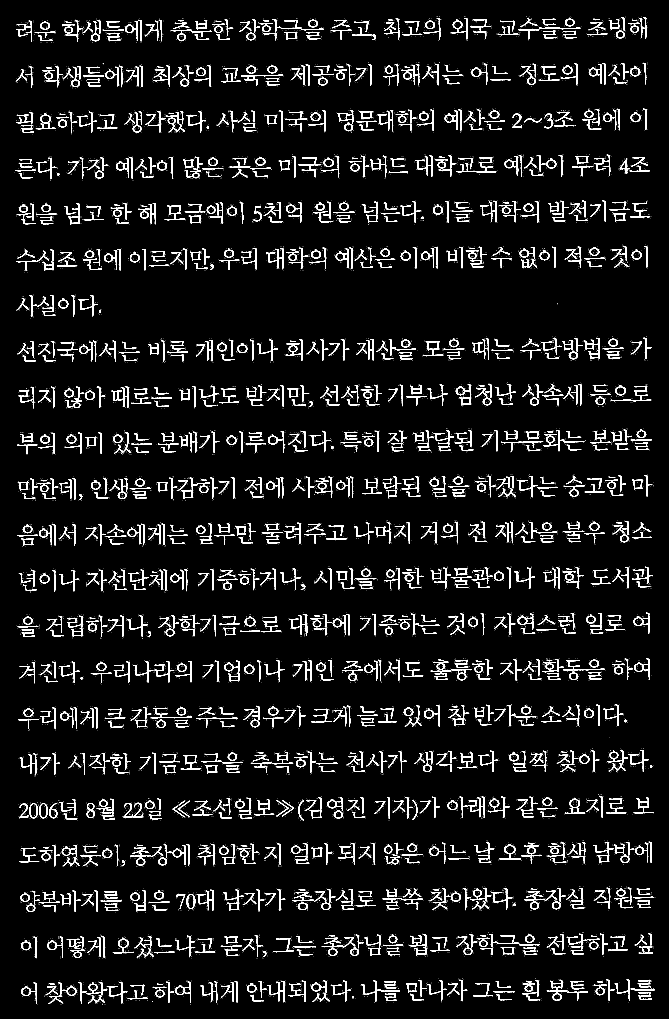
#> input picture preprocessing/book_sample_0_crop.png_0.png, 2675 x 4075 px (shown at 1/4 size)
$ python -i preprocessing.py   (imports and definitions only)   (older library calls are emulated)
#> lines starting #> are read from the running program, lines starting #| are printed output that depends on the picture; after the words box and inside, x2 and y2 are one past the last pixel; in counts of white or black regions, pixels touching at a corner belong together
### util/__init__.py
from enum import Enum

class Paragraph:
	def __init__(self, lines=None, img=None, rect=None):
		self.lines = lines
		if self.lines is None: self.lines = []
		self.img = img
		self.rect = rect

class Line:
	# [5 lines left out: function __init__, not called in this run]

class CHARTYPE(Enum):
    CHAR = 0
    BLANK = 1
    def __eq__(self, other):
        return self.value == other.value

# 각 문자의 정보를 담고 있음
# img는 32 X 32 numpy array여야 함
# blank, 즉 띄어쓰기도 하나의 char로 간주하여 추가해주어야함
class Char:
	# [4 lines left out: function __init__, not called in this run]

	def add_child(self, obj):
		self.children.append(obj)

	# [23 lines left out: functions get_child, sumup_row, sumup_col, not called in this run]

'''
def sumup_col_outer_weight(img, col_number, weight):
	sum = 0
	(length, _) = img.shape
	if length == 0: return 0
	for i in range (0, length):
		sum = sum + img.item(i, col_number) + (i - length) ** 2 * weight
	return sum / length * 500
'''

# Trims line images
# [34 lines left out: functions trim_line, get_rect, not called in this run]

### preprocessing/preprocessing.py
'''
'   OCR Preprocessing Module
'   Creative Integrated Design M
'
'   <Work Flow>
'   1. denoise an image
'   2. binarize an image
'   3. crop an image according to the text area
'   4. fix rotation of each layout image
'   5. find tables in the image and put them in the table class
'   6. if there are no tables in the image, put the image in the paragraph class
'
'   <Data Structure>
'   1. Table
'      - store table information(cell's lefttop, rightbottom cutting points) & image
'   2. Paragraph
'      - store an image(which does not contain any tables)
'
'''
import os
import sys

sys.path.append(os.path.dirname(os.path.dirname(os.path.abspath(__file__))))

import numpy
import cv2
from scipy.ndimage.filters import rank_filter

from util import *

import table2 as table

'''
' name: Table
' function: store table's information & image containing table
' member data: info(cell's lefttop, rightbottom cutting points), img
' method: getInfo, getImage
'''
'''
class Table(object):
    def __init__(self, info, img):
        """set the table info in a multi-dimensional list
        set the image list of each cell."""
        self.info = info
        self.image = img

    def getInfo(self):
        """Return the table info of this class"""
        return self.info

    def getImage(self):
        """Return the image list of this class table"""
        return self.image
'''

'''
' name: Paragraph
' function: store an image which does not contain any tables
' member data: img
' method: getImage
'''
'''
class Paragraph(object):
    def __init__(self, img):
        """set the paragraph image of this class table"""
        self.image = img

    def getImage(self):
        """Return the image of this class table"""
        return self.image
'''
'''
name: denoising
function: denoise the given image
input: rawimg(image array)
output: normal_img(denoised image)
'''
def denoising(rawimg):
    # normalize the image
    grayimg = cv2.cvtColor(rawimg,cv2.COLOR_BGR2GRAY)
    #grayimg = cv2.GaussianBlur(grayimg,(5,5),0)
    mask = numpy.zeros((grayimg.shape),numpy.uint8)
    kernel1 = cv2.getStructuringElement(cv2.MORPH_ELLIPSE,(11,11))
    close = cv2.morphologyEx(grayimg,cv2.MORPH_CLOSE,kernel1)
    #if numpy.argmin(close) == 0:
    #    print("denoising: zero divide detected")
    #    return rawimg
    div = numpy.float32(grayimg)/(close)
    normal_img = numpy.uint8(cv2.normalize(div,div,20,255,cv2.NORM_MINMAX))
    resultimg = cv2.cvtColor(normal_img,cv2.COLOR_GRAY2BGR)
    #cv2.imwrite('morphology_0.png', normal_img)

    return resultimg

'''
' name: union_rectangles
' function: union two bounding rectangles
' input: r1, r2(rectangles - x1,y1,x2,y2)
' output: unioned rectangle
'''
def union_rectangles(r1, r2):
    return min(r1[0], r2[0]), min(r1[1], r2[1]), max(r1[2], r2[2]), max(r1[3], r2[3])

'''
' name: intersect_rectangles
' function: find an intersection of two bounding rectangles
' input: r1, r2(rectangles - x1,y1,x2,y2)
' output: intersection of rectangles
'''
def intersect_rectangles(r1, r2):
    return max(r1[0], r2[0]), max(r1[1], r2[1]), min(r1[2], r2[2]), min(r1[3], r2[3])

'''
' name: check_intersection
' function: check if there is an intersection between two bounding rectangles
' input: r1, r2(rectangles - x1,y1,x2,y2)
' output: boolean
'''
def check_intersection(r1, r2):
    r = max(r1[0], r2[0]), max(r1[1], r2[1]), min(r1[2], r2[2]), min(r1[3], r2[3])
    return (r[2]>r[0]) and (r[3]>r[1])

'''
name: lsm
function: least square method to calculate linear background
algorithm: least square method
input: grayimg(image array - np.uint8)
output: regressed image
'''
def lsm(grayimg):
    x = numpy.arange(grayimg.shape[1])
    y = numpy.arange(grayimg.shape[0])
    xv, yv = numpy.meshgrid(x, y)
    constant = numpy.ones(xv.shape)
    flatgrid = numpy.stack((xv.flat, yv.flat, constant.flat), axis=1)
    Ap = numpy.linalg.pinv(flatgrid)
    params = numpy.dot(Ap, grayimg.flat)

    param_without_const = numpy.array([params[0], params[1], 0.5])

    lsm_mat = numpy.dot(flatgrid, param_without_const).reshape(grayimg.shape)
    return lsm_mat

'''
name: thresholding
function: make a binary image by thrsholding. If the image is too small, resize it
algorithm: adaptive gaussian thresholding
input: rawimg(image array - np.uint8)
output: binary image
'''
def thresholding(rawimg):
    grayimg = cv2.cvtColor(rawimg,cv2.COLOR_BGR2GRAY)
    subtracted = numpy.clip(grayimg - lsm(grayimg), 0, 255).astype(numpy.uint8)
    #scale, stretched = stretch_image(subtracted)
    #print("scale = ", scale)
    #blur = cv2.GaussianBlur(stretched,(3,3),0)
    ths, binary_img = cv2.threshold(~subtracted,32,255,cv2.THRESH_TOZERO)
    binary_img = numpy.clip(binary_img.astype(numpy.float) * 450 / numpy.amax(binary_img), 0, 255).astype(numpy.uint8)
    # [5 lines of commented-out code are left out]
    return binary_img

'''
' name: find_boundingrect
' function: calculate bounding rectangles from given contours & calculate the number of pixels in eact contour
' input: contours(list of contours in the image), edges(edge-detected image)
' output: list of bounding rectangle information(x1,y1,x2,y2,pixel-num)
'''
def find_boundingrect(contours, edges):
    boxes = []
    for c in contours:
        x,y,w,h = cv2.boundingRect(c)
        image = numpy.zeros(edges.shape)
        cv2.drawContours(image, [c], 0, 255, -1)
        s = numpy.sum(edges * (image > 0))/255
        if s > 5:
            boxes.append({
                'x1': x,
                'y1': y,
                'x2': x + w - 1,
                'y2': y + h - 1,
                'count': s
            })
    return boxes

'''
' name: lookup_borders
' function: find borders(big bounding rectangle) from the image
' input: contours(list of contours in the image), edges(edge-detected image)
' output: list of borders
'''
def lookup_borders(contours, edges):
    borders = []
    area = edges.shape[0] * edges.shape[1]
    for i, c in enumerate(contours):
        x,y,w,h = cv2.boundingRect(c)
        if w * h > 0.5 * area:
            borders.append((i, x, y, x + w - 1, y + h - 1))
    return borders

'''
' name: remove_border
' function: remove border from the image
' input: contours(list of contours in the image), edges(edge-detected image)
' output: border-removed image
'''
# [15 lines left out: function remove_border, not called in this run]

'''
' name: expand_image
' function: dilate an image using NxN + shape
' input: edges(edge-detected image), N(size of a kernel), iterations(number of iterations)
' output: dilated image
'''
def expand_image(edges, N, iterations):
    arr = numpy.zeros((N,N), dtype=numpy.uint8)
    half = int((N-1)/2)
    arr[half,:] = 1
    expanded_image = cv2.dilate(edges / 255, arr, iterations=iterations)

    arr = numpy.zeros((N,N), dtype=numpy.uint8)
    arr[:,half] = 1
    expanded_image = cv2.dilate(expanded_image, arr, iterations=iterations)
    return 255 * (expanded_image > 0).astype(numpy.uint8)

'''
' name: find_connected_components
' function: dilate the image until contours in the image is <= 16
' input: edges(edge-detected image)
' output: list of contours
'''
def find_connected_components(edges):

    expanded_image = expand_image(edges, N=3, iterations=15)
    _, contours, _ = cv2.findContours(expanded_image, cv2.RETR_TREE, cv2.CHAIN_APPROX_SIMPLE)
    # [10 lines of commented-out code are left out]
    return contours

'''
' name: find_optimal_bounding_boxes
' function: find bounding rectangles which covers most pixels & use compact area
' input: contours(list of contours in the image),edges(edge-detected image)
' output: list of optimal bounding rectangles
'''
def find_optimal_bounding_boxes(contours, edges):
    optimal_boxes = []

    boxes = find_boundingrect(contours, edges)
    boxes.sort(key=lambda x: -x['count'])
    total = numpy.sum(edges) / 255

    while len(boxes) > 0:
        box = boxes[0]
        del boxes[0]
        rect = box['x1'], box['y1'], box['x2'], box['y2']
        covered_count = box['count']

        while covered_count < total:
            bChanged = False
            for j, box2 in enumerate(boxes):
                rect2 = box2['x1'], box2['y1'], box2['x2'], box2['y2']
                if check_intersection(rect, rect2):
                    del boxes[j]
                    rect = union_rectangles(rect, rect2)
                    covered_count += box2['count']
                    bChanged = True

            if not bChanged:
                break

        total = total - covered_count

        optimal_boxes.append(rect)

    optimal_boxes.sort(key=lambda x: (x[1], x[0]))

    return optimal_boxes

'''
' name: find_table_area
' function: find the area that table exists
' input: image
' output: list of images that contain a table
'''
def find_table_area(image):
    edges = cv2.Canny(cv2.cvtColor(image, cv2.COLOR_BGR2GRAY), 100, 200)
    _, contours, _ = cv2.findContours(edges, cv2.RETR_TREE, cv2.CHAIN_APPROX_SIMPLE)

    max_cnt = []
    rects = []
    for cnt in contours:
        x,y,w,h = cv2.boundingRect(cnt)
        rect = (x, y, x+w, y+h)
        rects.append(rect)

    #rects.sort(key = lambda x: (x[1], x[0]))
    rects.sort(key = lambda x: (x[2]-x[0])*(x[3]-x[1]), reverse=True)

    selected_rect = []
    for rect in rects:
        if (rect[2]-rect[0])*(rect[3]-rect[1]) > image.shape[0]*image.shape[1]*0.1:
            has_intersection = False
            for r in selected_rect:
                if check_intersection(rect, r):
                    has_intersection = True
                    break
            if has_intersection is False:
                selected_rect.append(rect)

    selected_rect.sort(key = lambda x: [x[1], x[0]], reverse = False)
    selected_rect[1:3] = sorted(selected_rect[1:3], key = lambda x: x[0])
    tables = []
    for r in selected_rect:
        # [4 lines of commented-out code are left out]
        table_rect = (max(0, r[0]-5), max(0, r[1]-5),
                min(image.shape[1], r[2]+5), min(image.shape[0], r[3]+5))
        if table_rect[2] - table_rect[0] < 2 or table_rect[3] - table_rect[1] < 2:
            continue
        tables.append(table_rect)

    return tables

'''
' name: rotate_image
' function: fix a tilted image, if the largest bounding rect is rotated
' input: image(image numpy array), contours(countours found in the image)
' output: rotation-fixed image
'''
def rotate_image(image):
    """
    find the whole contours and make a numpy array
        make a rotated bounding box, and rotate the image
    """
    edges = cv2.Canny(cv2.cvtColor(image, cv2.COLOR_BGR2GRAY), 100, 200)
    _,contours,_ = cv2.findContours(edges, cv2.RETR_LIST, cv2.CHAIN_APPROX_NONE)
    points = []
    for h, cnt in enumerate(contours):
                area = cv2.contourArea(cnt)
                if area >= 90:
                    for p in cnt:
                        points.append(p[0])

    points = numpy.array(points)
    #print ("points.length()=", points.size)
    if points.size > 10 :
        rect = cv2.minAreaRect(points)
        """
        DEBUG
        box = cv2.boxPoints(rect)
        box = numpy.int0(box)
        mask = numpy.zeros((image.shape),numpy.uint8)
        cv2.drawContours(mask,[box],0,(0,0,255),2)
        cv2.imwrite('{}_{}.png'.format('rotbox',rect[2]), mask)
        """
        angle = abs(rect[2])
        #print(angle)
        if angle > 45: angle = angle - 90
        mat = cv2.getRotationMatrix2D(rect[0], -angle, 1)
        image = cv2.warpAffine(image, mat, (image.shape[1], image.shape[0]), image.size, cv2.INTER_CUBIC, cv2.BORDER_CONSTANT, (255,255,255))

    return image

'''
' name: open_image
' function: open image from the given path
' input: path of the image (+ solve auto-rotated problem of PIL Library)
' output: opened image
'''
# [6 lines left out: function open_image, not called in this run]

def scale_image(image, scale):
    if scale < 1:
        return cv2.resize(image, None, fx=scale, fy=scale, interpolation=cv2.INTER_AREA)
    elif scale > 1:
        return cv2.resize(image, None, fx=scale, fy=scale, interpolation=cv2.INTER_CUBIC)
    else:
        return image

'''
' name: shrink_image
' function: shrink image(denoise & easily processed)
' input: image to shrink
' output: shrinked image
'''
def shrink_image(image):
    MAX_DIM = 1024
    if max(image.shape[0], image.shape[1]) <= MAX_DIM:
        return 1.0, image

    scale = 1.0 * MAX_DIM / max(image.shape[0], image.shape[1])
    new_image = scale_image(image, scale)
    return scale, new_image

'''
' name: stretch_image
' function: stretch image(to improve threshold result)
' input: image to strech
' output: stretched image
'''
# [8 lines left out: function stretch_image, not called in this run]

'''
' name: preprocess_image
' function: make & store cropped image from the given raw image
' input: path to load image from, path to store image to
' output: None
'''
def preprocess_image(img, out_path=None, save=False):
    # If not BGR, make it BGR to avoid error
    if len(img.shape) < 3:
        original_image = cv2.cvtColor(img, cv2.COLOR_GRAY2BGR)
    else:
        original_image = img
    scale, shrink_img = shrink_image(original_image)

    edges = cv2.Canny(cv2.cvtColor(shrink_img, cv2.COLOR_BGR2GRAY), 100, 200)
    _,contours,_ = cv2.findContours(edges, cv2.RETR_TREE, cv2.CHAIN_APPROX_SIMPLE)

    borders = lookup_borders(contours, edges)
    borders.sort(key=(lambda x: (x[2]-x[0]) * (x[3]-x[1])))

    border_contour = None
    if len(borders):
        border_contour = contours[borders[0][0]]
        edges = remove_border(border_contour, edges)


    edges = 255 * (edges > 0).astype(numpy.uint8)


    # Remove ~1px borders using a rank filter.
    maxed_rows = rank_filter(edges, -4, size=(1, 20))
    maxed_cols = rank_filter(edges, -4, size=(20, 1))
    debordered = numpy.minimum(numpy.minimum(edges, maxed_rows), maxed_cols)
    edges = debordered


    # print ('input file: %s' % (path))
    contours = find_connected_components(edges)
    if len(contours) == 0:
        #print ('    -> There is no text in the image.')
        return

    # 2016-10-15. handle multiple text areas
    boxes = find_optimal_bounding_boxes(contours, edges)
    layouts = []
    for i, rect in enumerate(boxes):
        """
        make cutting image from original
            if you want to return the image of original size, use below codes
        """
        rect = [int(x / scale) for x in rect]
        text_img = original_image[rect[1]:rect[3], rect[0]:rect[2]]

        """
        # use the shrinked image as a result
        text_img = shrink_img[rect[1]:rect[3], rect[0]:rect[2]]
        text_img = original_image.crop(rect)
        # if you want to make cutting image from downscaled gray_image, use these codes
        text_image = gray_image.crop(rect)
        """

        denoised_img = denoising(text_img)
        #denoised_img = text_img
        rot_img = rotate_image(denoised_img)

        tables = find_table_area(rot_img)

        binary_img = thresholding(rot_img)

        for j, trect in enumerate(tables):
                t = rot_img[trect[1]:trect[3], trect[0]:trect[2]]
                cells = table.find_table(t)
                if save:
                    outfname = '{}_{}_{}_{}.png'.format(out_path, 'table', i, j)
                    cv2.imwrite(outfname, binary_img)
                    print ('    -> %s' % (outfname))
                if cells is None:
                    #print("table info None")
                    continue

                for cell in cells:
                    cell_rect = (rect[0]+trect[0]+cell[0] + 5, rect[1]+trect[1]+cell[1] + 5,
                            rect[0]+trect[0]+cell[2] - 5, rect[1]+trect[1]+cell[3] - 5)
                    if cell_rect[2] - cell_rect[0] < 2 or cell_rect[3] - cell_rect[1] < 2:
                        continue
                    cell_img = numpy.copy(binary_img[cell_rect[1]-rect[1]:cell_rect[3]-rect[3],
                            cell_rect[0]-rect[0]:cell_rect[2]-rect[2]])
                    parag = Paragraph(img = cell_img, rect = cell_rect)
                    layouts.append(parag)
                binary_img[trect[1]:trect[3], trect[0]:trect[2]].fill(0) # Remove out table area

        parag = Paragraph(img = binary_img, rect = rect)
        layouts.append(parag)
        if save:
            outfname = '{}_{}_{}.png'.format(out_path, 'paragraph', i)
            cv2.imwrite(outfname, binary_img)
            print ('    -> %s' % (outfname))
    #print(layouts)
    return layouts

# [8 lines not run here, left out]

>>> import cv2
>>> picture = cv2.imread('book_sample_0_crop.png_0.png')
#> picture is the input picture: shape (4075, 2675, 3); 5.4% white; 10849 white regions (9399 under 20 px), largest, box (x1, y1, x2, y2) and area: (446, 1545, 514, 1631) 1318, (1530, 3592, 1690, 3639) 1281, (1889, 1353, 1956, 1439) 1271
>>> result = preprocess_image(picture)
#> in scale_image, `return cv2.resize(image, None, fx=scale, fy=scale, interpolation=cv2.I..`:
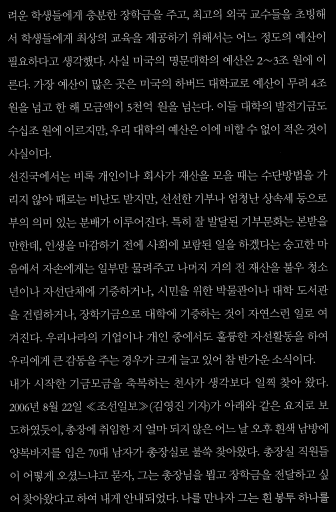
#> returned value: shape (1024, 672, 3) (shown at 1/2 size); min 0, max 255, mean 13.9
#> in preprocess_image, `scale, shrink_img = shrink_image(original_image)`: scale = 0.251
#> in preprocess_image, `edges = cv2.Canny(cv2.cvtColor(shrink_img, cv2.COLOR_BGR2GRAY), 100, 2..`:
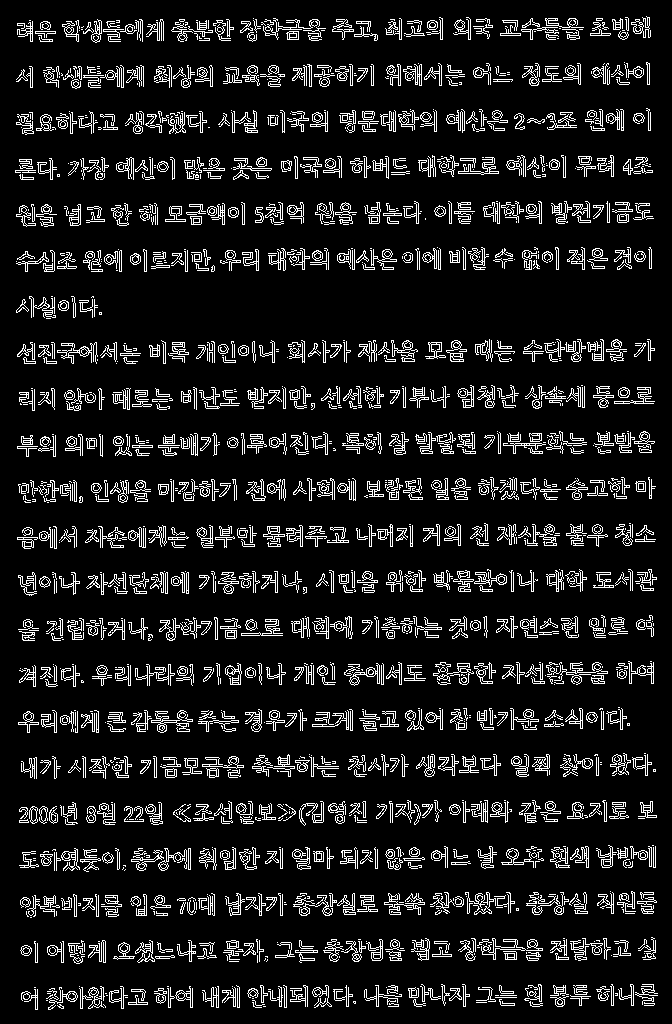
#> edges: shape (1024, 672); 10.4% white in thin lines or dots
#> in preprocess_image, `_,contours,_ = cv2.findContours(edges, cv2.RETR_TREE, cv2.CHAIN_APPROX..`: contours = 4372 contours, 3193 with area under 20; largest, box (x1, y1, x2, y2) and area: (481, 938, 543, 960) 284, (151, 710, 193, 733) 258, (349, 663, 380, 686) 207, (610, 753, 631, 775) 176, (135, 940, 155, 963) 171
#> the loop in lookup_borders, `for i, c in enumerate(contours):` made 4372 passes
#> (x, y, w, h) on passes 3 to 5: (57, 1004, 7, 5), (59, 1005, 5, 4), (388, 1003, 11, 4)
#> after the loop in lookup_borders, `for i, c in enumerate(contours):`: borders = []
#> in preprocess_image, `maxed_rows = rank_filter(edges, -4, size=(1, 20))`:
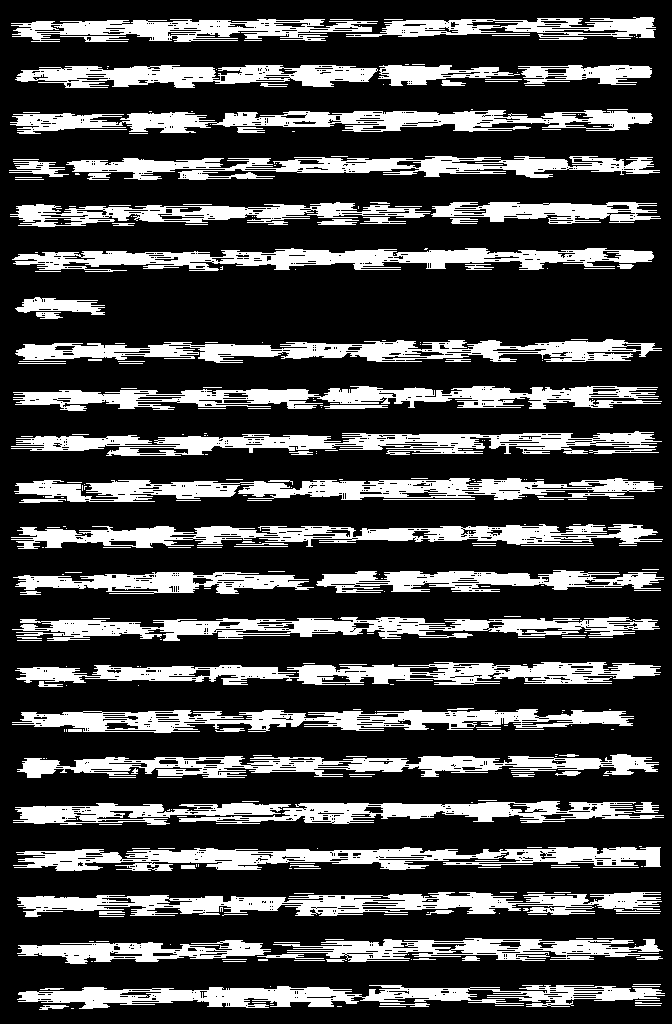
#> maxed_rows: shape (1024, 672); 26% white; 338 white regions (186 under 20 px), largest, box (x1, y1, x2, y2) and area: (13, 847, 661, 871) 8581, (17, 892, 662, 917) 8577, (15, 662, 661, 685) 8301
#> (the rest of the program and of its run is left out)
